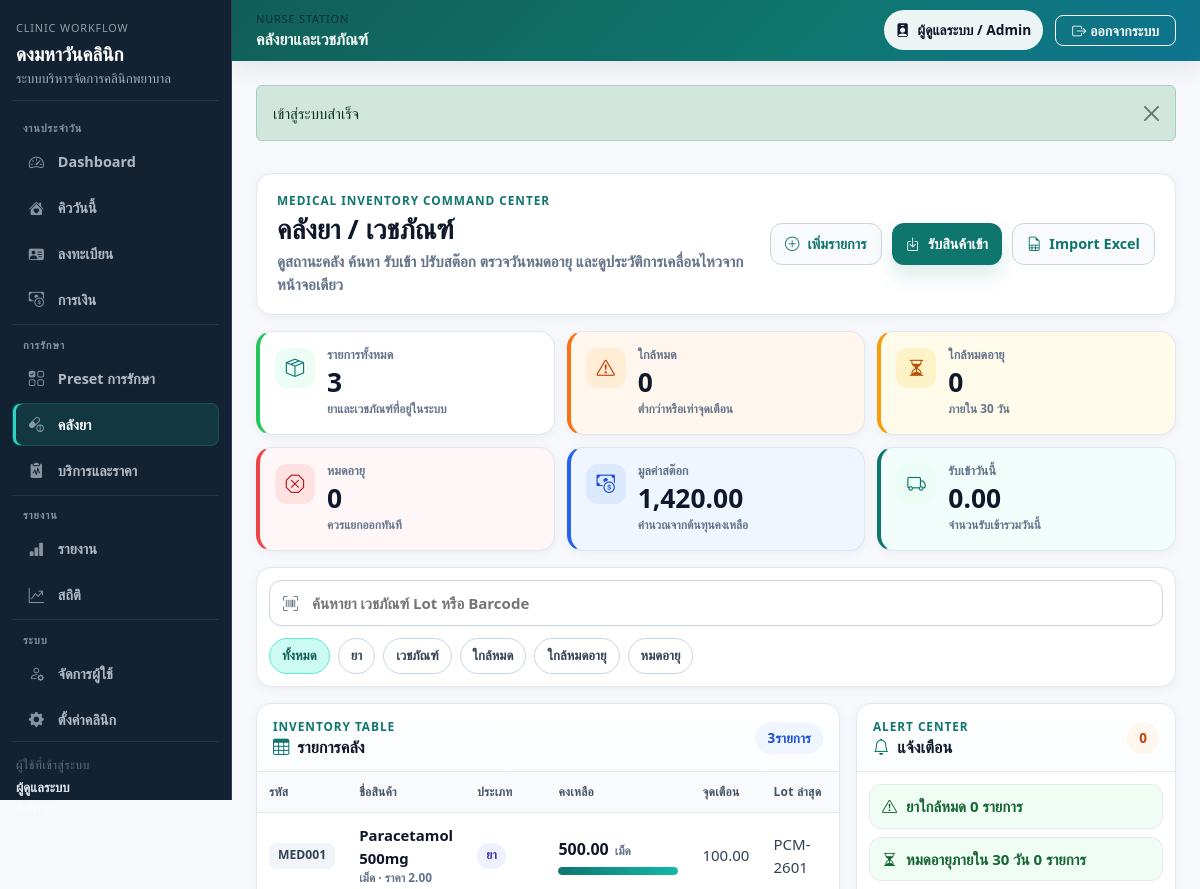
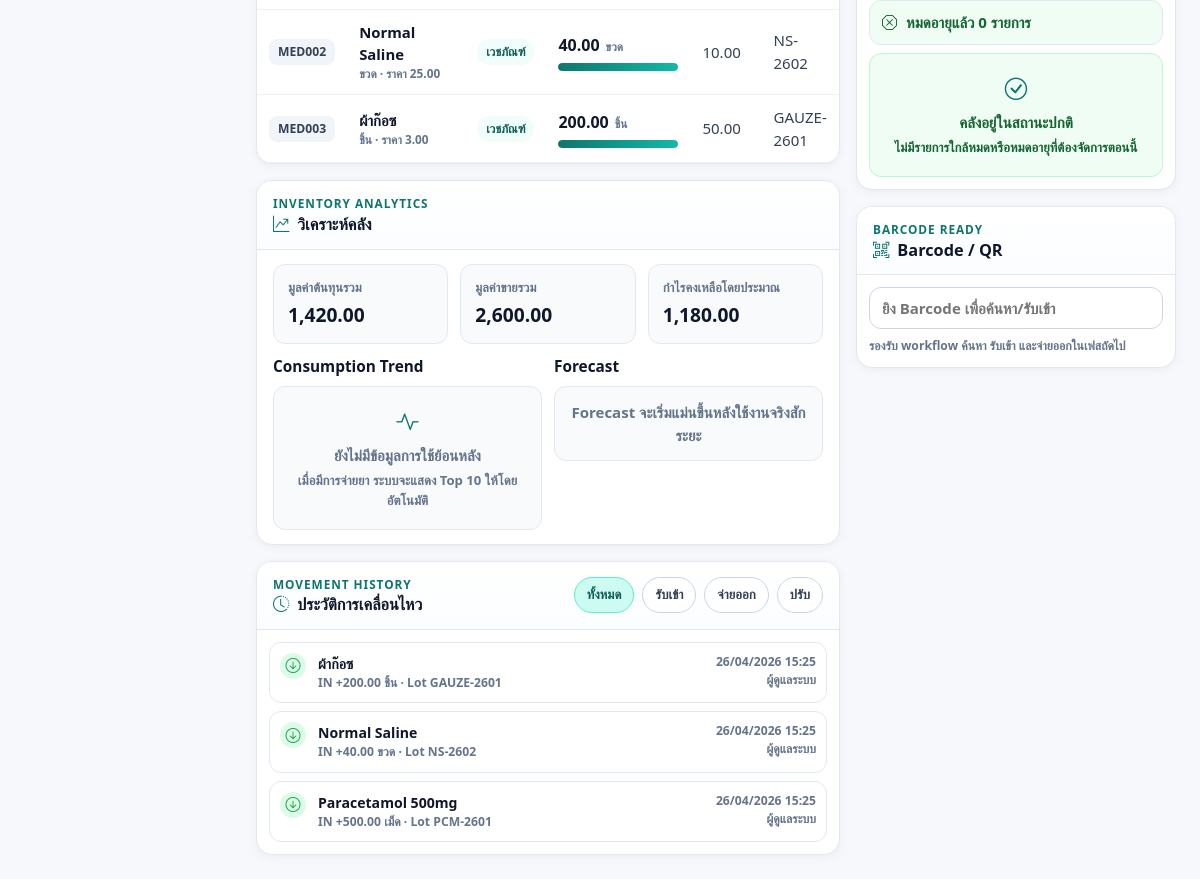
/index.php?page=inventory (signed in), run on the app's committed database (2 pictures, top to bottom).
### tables this page shows
CREATE TABLE `system_settings` (
  `id` bigint unsigned NOT NULL AUTO_INCREMENT,
  `clinic_name` varchar(200) NOT NULL,
  `clinic_address` text DEFAULT NULL,
  `clinic_phone` varchar(50) DEFAULT NULL,
  `clinic_tax_id` varchar(50) DEFAULT NULL,
  `receipt_logo_text` varchar(80) DEFAULT NULL,
  `receipt_footer` text DEFAULT NULL,
  `receipt_prefix` varchar(20) NOT NULL DEFAULT 'RC',
  `hn_prefix` varchar(20) NOT NULL DEFAULT 'HN',
  `expiry_alert_days` int NOT NULL DEFAULT 30,
  `queue_note` varchar(255) DEFAULT NULL,
  `created_at` datetime DEFAULT CURRENT_TIMESTAMP,
  `updated_at` datetime DEFAULT CURRENT_TIMESTAMP ON UPDATE CURRENT_TIMESTAMP,
  PRIMARY KEY (`id`)
);

CREATE TABLE `inventory_items` (
  `id` bigint unsigned NOT NULL AUTO_INCREMENT,
  `item_code` varchar(50) NOT NULL,
  `item_name` varchar(150) NOT NULL,
  `item_type` enum('DRUG','SUPPLY') NOT NULL DEFAULT 'DRUG',
  `unit_name` varchar(50) NOT NULL,
  `reorder_level` decimal(10,2) NOT NULL DEFAULT 0.00,
  `default_cost` decimal(10,2) NOT NULL DEFAULT 0.00,
  `default_price` decimal(10,2) NOT NULL DEFAULT 0.00,
  `is_active` tinyint(1) NOT NULL DEFAULT 1,
  `created_at` datetime DEFAULT CURRENT_TIMESTAMP,
  `updated_at` datetime DEFAULT CURRENT_TIMESTAMP ON UPDATE CURRENT_TIMESTAMP,
  PRIMARY KEY (`id`),
  UNIQUE KEY `uk_inventory_items_item_code` (`item_code`),
  KEY `idx_inventory_items_name` (`item_name`)
);

CREATE TABLE `stock_movements` (
  `id` bigint unsigned NOT NULL AUTO_INCREMENT,
  `batch_id` bigint unsigned DEFAULT NULL,
  `item_id` bigint unsigned NOT NULL,
  `movement_type` enum('IN','OUT','ADJUST') NOT NULL,
  `qty` decimal(10,2) NOT NULL DEFAULT 0.00,
  `unit_cost` decimal(10,2) NOT NULL DEFAULT 0.00,
  `reference_type` varchar(50) DEFAULT NULL,
  `reference_id` bigint unsigned DEFAULT NULL,
  `note` text DEFAULT NULL,
  `movement_datetime` datetime NOT NULL,
  `created_by` bigint unsigned DEFAULT NULL,
  `created_at` datetime DEFAULT CURRENT_TIMESTAMP,
  `updated_at` datetime DEFAULT CURRENT_TIMESTAMP ON UPDATE CURRENT_TIMESTAMP,
  PRIMARY KEY (`id`),
  KEY `idx_stock_movements_batch_id` (`batch_id`),
  KEY `idx_stock_movements_item_id` (`item_id`),
  KEY `idx_stock_movements_reference` (`reference_type`,`reference_id`),
  CONSTRAINT `fk_stock_movements_batch_id` FOREIGN KEY (`batch_id`) REFERENCES `inventory_batches` (`id`) ON DELETE SET NULL,
  CONSTRAINT `fk_stock_movements_item_id` FOREIGN KEY (`item_id`) REFERENCES `inventory_items` (`id`),
  CONSTRAINT `fk_stock_movements_created_by` FOREIGN KEY (`created_by`) REFERENCES `users` (`id`) ON DELETE SET NULL
);

CREATE TABLE `inventory_batches` (
  `id` bigint unsigned NOT NULL AUTO_INCREMENT,
  `item_id` bigint unsigned NOT NULL,
  `lot_no` varchar(100) DEFAULT NULL,
  `expiry_date` date DEFAULT NULL,
  `qty_in` decimal(10,2) NOT NULL DEFAULT 0.00,
  `qty_balance` decimal(10,2) NOT NULL DEFAULT 0.00,
  `cost_per_unit` decimal(10,2) NOT NULL DEFAULT 0.00,
  `received_date` date DEFAULT NULL,
  `created_at` datetime DEFAULT CURRENT_TIMESTAMP,
  `updated_at` datetime DEFAULT CURRENT_TIMESTAMP ON UPDATE CURRENT_TIMESTAMP,
  PRIMARY KEY (`id`),
  KEY `idx_inventory_batches_item_id` (`item_id`),
  KEY `idx_inventory_batches_expiry_date` (`expiry_date`),
  CONSTRAINT `fk_inventory_batches_item_id` FOREIGN KEY (`item_id`) REFERENCES `inventory_items` (`id`) ON DELETE CASCADE
);

CREATE TABLE `users` (
  `id` bigint unsigned NOT NULL AUTO_INCREMENT,
  `role_id` tinyint unsigned NOT NULL,
  `full_name` varchar(150) NOT NULL,
  `username` varchar(100) NOT NULL,
  `password_hash` varchar(255) NOT NULL,
  `phone` varchar(30) DEFAULT NULL,
  `is_active` tinyint(1) NOT NULL DEFAULT 1,
  `last_login_at` datetime DEFAULT NULL,
  `created_at` datetime DEFAULT CURRENT_TIMESTAMP,
  `updated_at` datetime DEFAULT CURRENT_TIMESTAMP ON UPDATE CURRENT_TIMESTAMP,
  PRIMARY KEY (`id`),
  UNIQUE KEY `uk_users_username` (`username`),
  KEY `idx_users_role_id` (`role_id`),
  CONSTRAINT `fk_users_role_id` FOREIGN KEY (`role_id`) REFERENCES `roles` (`id`)
);

### app/Views/inventory/index.php (the view, shortened to what the rows shown need)
<?php
$today = strtotime(date('Y-m-d'));
$expiryLabel = static function (?string $date) use ($today): array {
    if (!$date) {
        return ['ไม่มีวันหมดอายุ', 'muted', null];
    }
    $expiryTime = strtotime($date);
    if (!$expiryTime) {
        return ['วันที่ไม่ถูกต้อง', 'danger', null];
    }
    $days = (int) floor(($expiryTime - $today) / 86400);
    if ($days < 0) {
        return ['หมดอายุแล้ว', 'danger', $days];
    }
    if ($days <= 30) {
        return ['เหลืออีก ' . $days . ' วัน', 'warning', $days];
    }
    return ['เหลืออีก ' . $days . ' วัน', 'ok', $days];
};
$stockRatio = static function (float $qty, float $reorder): int {
    $base = max($reorder * 3, $qty, 1);
    return (int) min(100, max(5, round(($qty / $base) * 100)));
};
?>
<div class="inventory-command" data-inventory-workstation>
    <section class="inventory-command-hero">
        <div>
            <h1>คลังยา / เวชภัณฑ์</h1>
        </div>
    </section>
    <div class="inventory-layout">
        <main class="inventory-main">
            <section class="inventory-panel inventory-table-panel">
                <div class="inventory-section-header">
                    <div>
                        <h2><i class="bi bi-table"></i> รายการคลัง</h2>
                    </div>
                </div>
                <div class="inventory-table-wrap">
                    <table class="inventory-table">
                        <thead>
                        <tr>
                            <th>รหัส</th>
                            <th>ชื่อสินค้า</th>
                            <th>ประเภท</th>
                            <th>คงเหลือ</th>
                            <th>จุดเตือน</th>
                            <th>Lot ล่าสุด</th>
                        </tr>
                        </thead>
                        <tbody>
                        <?php foreach ($items as $item): ?>
                            <?php
                            $qtyBalance = (float) ($item['qty_balance'] ?? 0);
                            $reorderLevel = (float) ($item['reorder_level'] ?? 0);
                            $isLowStock = $reorderLevel > 0 && $qtyBalance <= $reorderLevel;
                            $expiry = $expiryLabel((string) ($item['nearest_expiry'] ?? ''));
                            $isExpired = $expiry[1] === 'danger';
                            $isNearExpiry = $expiry[1] === 'warning';
                            $status = $isExpired ? 'expired' : ($isLowStock ? 'low' : ($isNearExpiry ? 'near-expiry' : 'normal'));
                            $ratio = $stockRatio($qtyBalance, $reorderLevel);
                            $latestLot = (string) ($item['latest_lot'] ?: '-');
                            $searchText = strtolower(implode(' ', [
                                $item['item_code'] ?? '',
                                $item['item_name'] ?? '',
                                $item['unit_name'] ?? '',
                                $item['item_type'] ?? '',
                                $item['nearest_expiry'] ?? '',
                                $latestLot,
                            ]));
                            ?>
                            <tr
                                data-inventory-row
                                data-item-id="<?= e((string) $item['id']) ?>"
                                data-item-name="<?= e((string) $item['item_name']) ?>"
                                data-item-type="<?= e((string) $item['item_type']) ?>"
                                data-item-unit="<?= e((string) $item['unit_name']) ?>"
                                data-item-cost="<?= e((string) $item['default_cost']) ?>"
                                data-item-price="<?= e((string) $item['default_price']) ?>"
                                data-item-stock="<?= e((string) $qtyBalance) ?>"
                                data-item-status="<?= e($status) ?>"
                                data-item-search="<?= e($searchText) ?>"
                            >
                                <td><span class="inventory-code"><?= e((string) $item['item_code']) ?></span></td>
                                <td>
                                    <strong><?= e((string) $item['item_name']) ?></strong>
                                    <small><?= e((string) $item['unit_name']) ?> · ราคา <?= format_money($item['default_price'] ?? 0) ?></small>
                                </td>
                                <td>
                                    <span class="inventory-type <?= e($item['item_type'] === 'DRUG' ? 'is-drug' : 'is-supply') ?>">
                                        <?= e($item['item_type'] === 'DRUG' ? 'ยา' : 'เวชภัณฑ์') ?>
                                    </span>
                                </td>
                                <td>
                                    <div class="stock-meter">
                                        <div class="stock-meter-top">
                                            <strong><?= format_money($qtyBalance) ?></strong>
                                            <small><?= e((string) $item['unit_name']) ?></small>
                                        </div>
                                        <span class="stock-meter-bar"><i style="width: <?= e((string) $ratio) ?>%"></i></span>
                                    </div>
                                </td>
                                <td><?= format_money($reorderLevel) ?></td>
                                <td><?= e($latestLot) ?></td>
                            </tr>
                        <?php endforeach; ?>
                        </tbody>
                    </table>
                </div>
            </section>
            <section class="inventory-panel inventory-analytics-panel">
                <div class="inventory-section-header">
                    <div>
                        <h2><i class="bi bi-graph-up-arrow"></i> วิเคราะห์คลัง</h2>
                    </div>
                </div>
            </section>
            <section class="inventory-panel inventory-history-panel">
                <div class="inventory-section-header">
                    <div>
                        <h2><i class="bi bi-clock-history"></i> ประวัติการเคลื่อนไหว</h2>
                    </div>
                </div>
                <div class="inventory-timeline">
                    <?php foreach ($movements as $movement): ?>
                        <?php
                        $movementType = (string) ($movement['movement_type'] ?? '');
                        $movementClass = $movementType === 'IN' ? 'is-in' : ($movementType === 'OUT' ? 'is-out' : 'is-adjust');
                        $movementIcon = $movementType === 'IN' ? 'bi-arrow-down-circle' : ($movementType === 'OUT' ? 'bi-arrow-up-circle' : 'bi-sliders');
                        $qty = (float) ($movement['qty'] ?? 0);
                        ?>
                        <div class="inventory-timeline-row <?= e($movementClass) ?>" data-movement-row data-movement-type="<?= e($movementType) ?>">
                            <span class="inventory-timeline-dot"><i class="bi <?= e($movementIcon) ?>"></i></span>
                            <div>
                                <strong><?= e((string) $movement['item_name']) ?></strong>
                                <small><?= e($movementType) ?> <?= $qty > 0 ? '+' : '' ?><?= format_money($qty) ?> <?= e((string) $movement['unit_name']) ?> · Lot <?= e((string) ($movement['lot_no'] ?: '-')) ?></small>
                            </div>
                            <div class="inventory-timeline-meta">
                                <span><?= thai_date((string) $movement['movement_datetime']) ?></span>
                                <small><?= e((string) ($movement['created_by_name'] ?: '-')) ?></small>
                            </div>
                        </div>
                    <?php endforeach; ?>
                </div>
            </section>
        </main>
        <aside class="inventory-rail">
            <section class="inventory-panel">
                <div class="inventory-section-header">
                    <div>
                        <h2><i class="bi bi-bell"></i> แจ้งเตือน</h2>
                    </div>
                </div>
            </section>
            <section class="inventory-panel barcode-ready-panel">
                <div class="inventory-section-header">
                    <div>
                        <h2><i class="bi bi-qr-code-scan"></i> Barcode / QR</h2>
                    </div>
                </div>
            </section>
        </aside>
    </div>
</div>

### app/Views/layouts/app.php (shortened to what the rows shown need)
<?php
$clinicName = (string) system_setting('clinic_name', config('app.name'));
?>
<!doctype html>
<html lang="th">
<head>
    <link href="https://cdn.jsdelivr.net/npm/bootstrap@5.3.3/dist/css/bootstrap.min.css" rel="stylesheet">
    <link href="https://cdn.jsdelivr.net/npm/bootstrap-icons@1.11.3/font/bootstrap-icons.css" rel="stylesheet">
    <link href="<?= e(app_url('assets/css/app.css')) ?>" rel="stylesheet">
    <?php foreach (($pageStyles ?? []) as $pageStyle): ?>
        <link href="<?= e((string) $pageStyle) ?>" rel="stylesheet">
    <?php endforeach; ?>
</head>
<body>
<div class="app-shell">
    <aside class="app-sidebar sidebar">
        <div class="sidebar-inner">
            <div class="sidebar-brand text-white">
                <div class="sidebar-kicker">Clinic Workflow</div>
                <h4 class="mb-1"><?= e($clinicName) ?></h4>
                <div class="sidebar-subtitle">ระบบบริหารจัดการคลินิกพยาบาล</div>
            </div>
        </div>
    </aside>
    <main class="app-main-shell">
        <div class="app-content px-3 px-lg-4 py-4">
            <?= $content ?>
        </div>
    </main>
</div>
</body>
</html>

### data on the page
system_settings: clinic_name "ดงมหาวันคลินิก"
inventory_items: item_code "MED001", item_name "Paracetamol 500mg", unit_name "เม็ด", default_price "2.00", item_type "ยา", qtyBalance "500.00", $ratio 100 (drawn), reorder_level "100.00", latestLot "PCM-2601"
inventory_items: item_code "MED002", item_name "Normal Saline", unit_name "ขวด", default_price "25.00", item_type "เวชภัณฑ์", qtyBalance "40.00", $ratio 100 (drawn), reorder_level "10.00", latestLot "NS-2602"
inventory_items: item_code "MED003", item_name "ผ้าก๊อซ", unit_name "ชิ้น", default_price "3.00", item_type "เวชภัณฑ์", qtyBalance "200.00", $ratio 100 (drawn), reorder_level "50.00", latestLot "GAUZE-2601"
stock_movements: item.item_name "ผ้าก๊อซ", movement_type "IN", qty "200.00", item.unit_name "ชิ้น", batch.lot_no "GAUZE-2601", movement_datetime "26/04/2026 15:25", created_by.full_name "ผู้ดูแลระบบ"
stock_movements: item.item_name "Normal Saline", movement_type "IN", qty "40.00", item.unit_name "ขวด", batch.lot_no "NS-2602", movement_datetime "26/04/2026 15:25", created_by.full_name "ผู้ดูแลระบบ"
stock_movements: item.item_name "Paracetamol 500mg", movement_type "IN", qty "500.00", item.unit_name "เม็ด", batch.lot_no "PCM-2601", movement_datetime "26/04/2026 15:25", created_by.full_name "ผู้ดูแลระบบ"

### other printed values
$navGroup['label'] "งานประจำวัน"
$navItem['label'] "Dashboard"
$navItem['label'] "คิววันนี้"
$navItem['label'] "ลงทะเบียน"
$navItem['label'] "การเงิน"
$navGroup['label'] "การรักษา"
$navItem['label'] "Preset การรักษา"
$navItem['label'] "คลังยา"
$navItem['label'] "บริการและราคา"
$navGroup['label'] "รายงาน"
$navItem['label'] "รายงาน"
$navItem['label'] "สถิติ"
$navGroup['label'] "ระบบ"
$navItem['label'] "จัดการผู้ใช้"
$navItem['label'] "ตั้งค่าคลินิก"
